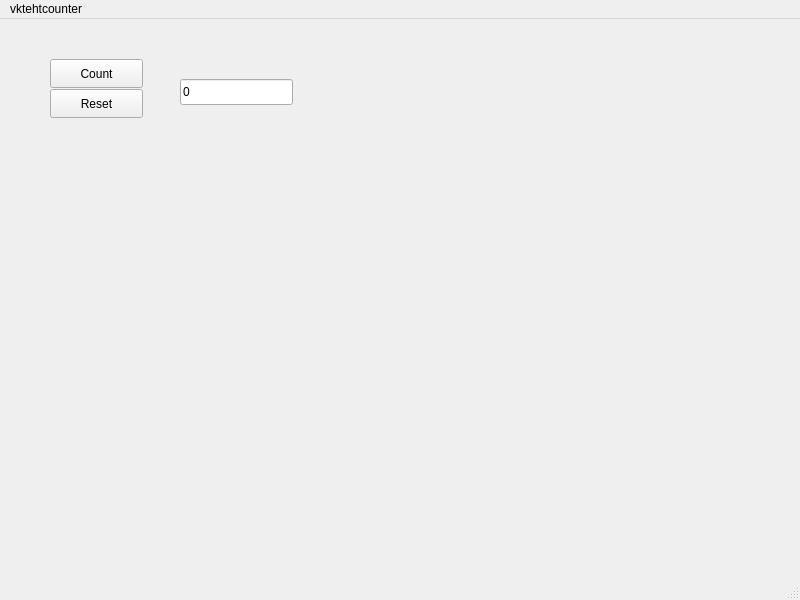
<?xml version="1.0" encoding="UTF-8"?>
<ui version="4.0">
 <class>MainWindow</class>
 <widget class="QMainWindow" name="MainWindow">
  <property name="geometry">
   <rect>
    <x>0</x>
    <y>0</y>
    <width>800</width>
    <height>600</height>
   </rect>
  </property>
  <property name="windowTitle">
   <string>MainWindow</string>
  </property>
  <widget class="QWidget" name="centralwidget">
   <widget class="QPushButton" name="countButton">
    <property name="geometry">
     <rect>
      <x>50</x>
      <y>40</y>
      <width>93</width>
      <height>29</height>
     </rect>
    </property>
    <property name="text">
     <string>Count</string>
    </property>
   </widget>
   <widget class="QPushButton" name="resetButton">
    <property name="geometry">
     <rect>
      <x>50</x>
      <y>70</y>
      <width>93</width>
      <height>29</height>
     </rect>
    </property>
    <property name="text">
     <string>Reset</string>
    </property>
   </widget>
   <widget class="QLineEdit" name="countEdit">
    <property name="geometry">
     <rect>
      <x>180</x>
      <y>60</y>
      <width>113</width>
      <height>26</height>
     </rect>
    </property>
    <property name="text">
     <string>0</string>
    </property>
   </widget>
  </widget>
  <widget class="QMenuBar" name="menubar">
   <property name="geometry">
    <rect>
     <x>0</x>
     <y>0</y>
     <width>800</width>
     <height>26</height>
    </rect>
   </property>
   <widget class="QMenu" name="menuvktehtavacounter">
    <property name="title">
     <string>vktehtcounter</string>
    </property>
   </widget>
   <addaction name="menuvktehtavacounter"/>
  </widget>
  <widget class="QStatusBar" name="statusbar"/>
 </widget>
 <resources/>
 <connections/>
</ui>
